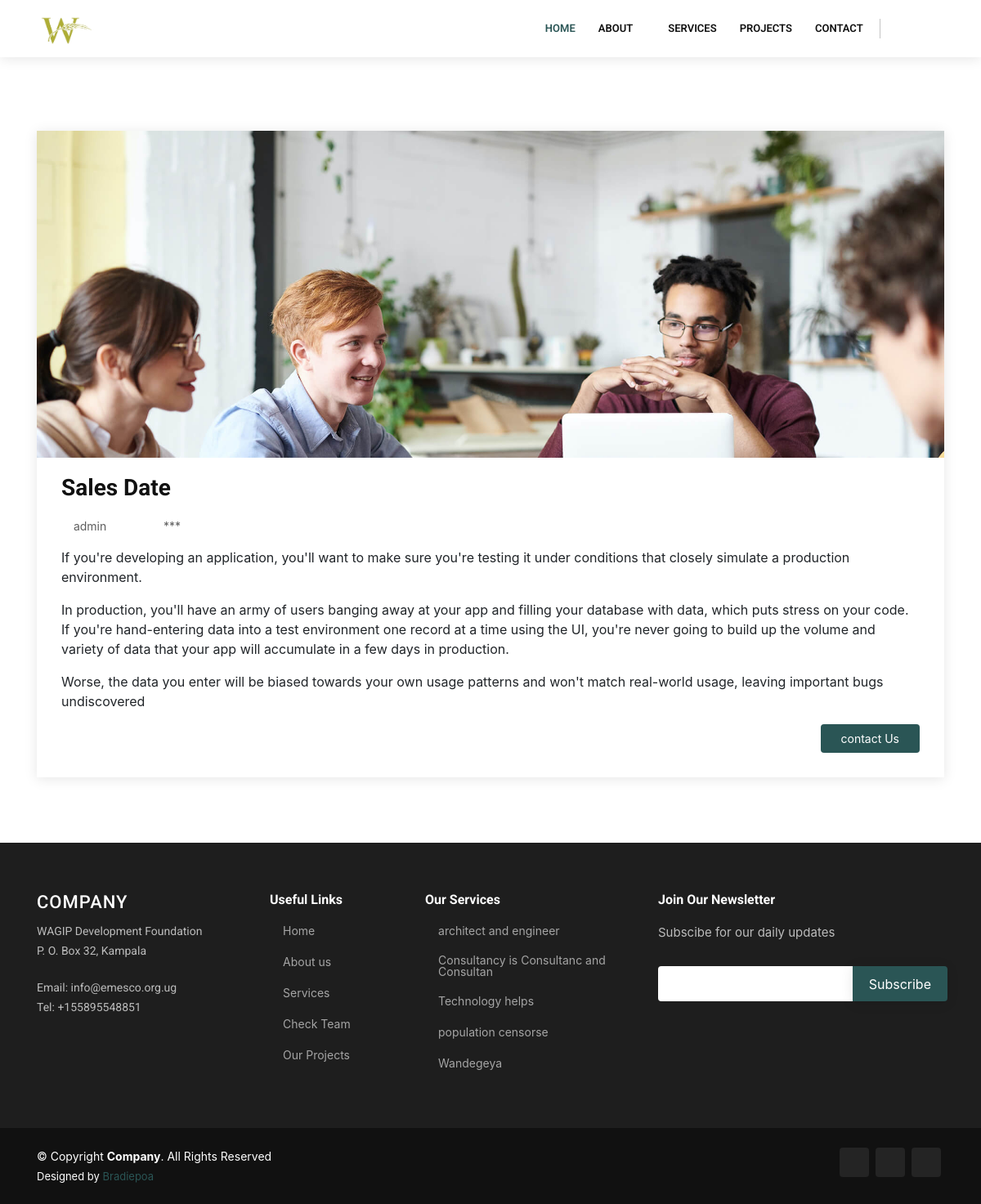
Page /event/923a2c59-761c-48bc-afa9-37d760870b6c/ on the earlier database version.
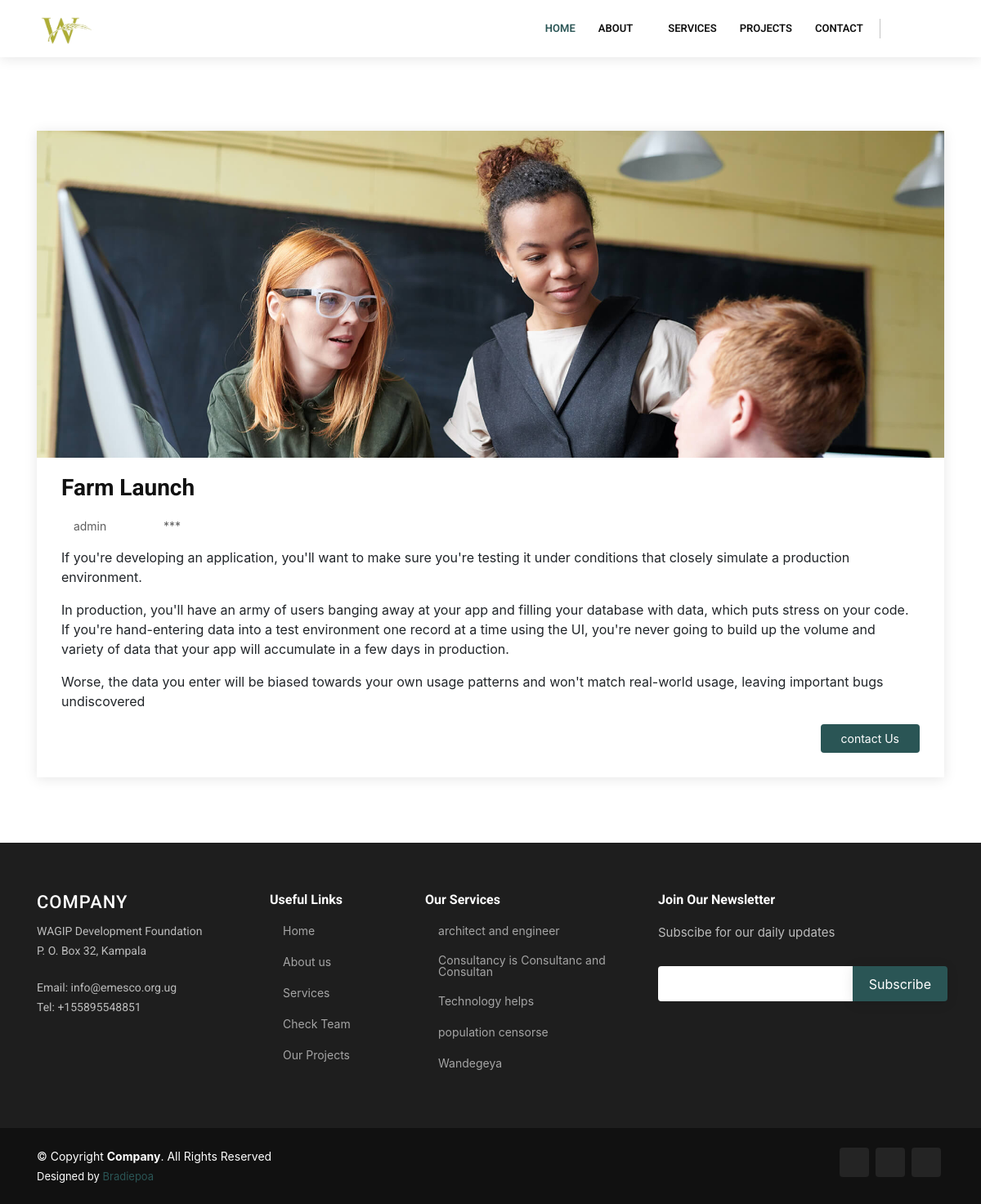
Same page on the later database version.
### mainweb/models.py (models this page shows, shortened)
class CurrentAndPreviousEvents(models.Model):
    id = models.UUIDField(primary_key=True, default=uuid.uuid4, editable=False)
    name        = models.CharField(max_length=200)
    description = RichTextField()
    image       = models.ImageField(upload_to ='events')
    date        =  models.DateField(auto_now_add=True, auto_now=False)
    is_published = models.BooleanField(default=True)
    last_update  =  models.DateField(auto_now_add=False, auto_now=True)
    event_date   =  models.DateTimeField(auto_now_add=False, auto_now=False)
    class Meta:
        verbose_name_plural = '21. Events'
    @property
    def imageURL(self):
        try:
            url = self.image.url
        except:
            url = ''
        return url

class Location(models.Model):
    Company_name = models.CharField(max_length=200,unique=True)
    P_o_box_no = models.CharField(max_length=200,unique=True)
    date_created = models.DateField(auto_now_add=True, auto_now=False)
    laste_update = models.DateField(auto_now_add=False, auto_now=True)
    class Meta:
        verbose_name_plural = '03. Location'

class Email(models.Model):
    email= models.EmailField(unique=True)
    describe_email = models.CharField(max_length=200)
    date_created = models.DateField(auto_now_add=True, auto_now=False)
    laste_update = models.DateField(auto_now_add=False, auto_now=True)
    class Meta:
        verbose_name_plural = '02. Emails'

class OfficePhone(models.Model):
    Phone_number= models.CharField(max_length=13, unique=True)
    describe_Phone_number = models.CharField(max_length=200)
    date_created = models.DateField(auto_now_add=True, auto_now=False)
    laste_update = models.DateField(auto_now_add=False, auto_now=True)
    class Meta:
        verbose_name_plural = '01. Office Phone'

class Service(models.Model):
    name = models.CharField(max_length=200,unique=True)
    category = models.ForeignKey(serviceCategory, on_delete=models.CASCADE,)
    image = models.ImageField(upload_to ='services')
    description = RichTextField()
    created_by = models.CharField(max_length=200)
    is_published = models.BooleanField(default=True)
    date = models.DateField(auto_now_add=False, auto_now=False)
    date_created = models.DateField(auto_now_add=True, auto_now=False)
    laste_update = models.DateField(auto_now_add=False, auto_now=True)
    class Meta:
        verbose_name_plural = '15. Services'

### mainweb/views.py (the view)
# urls.py: path('event/<str:pk>/', views.Event, name='event'),
def Event(request, pk):
	events = CurrentAndPreviousEvents.objects.get(id=pk)
	locate = Location.objects.all().order_by('-date_created')
	emailz = Email.objects.all().order_by('-date_created')
	phones = OfficePhone.objects.all().order_by('-date_created')
	querryset = Service.objects.order_by('-date').filter(is_published=True)
	context = {'querryset':querryset,'locate':locate,'emailz':emailz,'phones':phones,'events':events}
	return render(request, 'mainweb/event.html', context)

### mainweb/templates/mainweb/event.html
{% extends 'mainweb/main.html' %}
{% load static %}
{% block content %}
{% include 'mainweb/sliders.html' %}
<main id="main">
   <section id="blog" class="blog mt-p">
    <div class="container">
      <div class="row">
        <div class="col-lg-12 entries">
          <article class="entry" data-aos="fade-up">
            <div class="entry-img">
              <img width="100%" src="{{events.imageURL}}" alt="" class="img-fluid">
            </div>
            <h2 class="entry-title">
              <a href="">{{events.name|title}}</a>
            </h2>
            <div class="entry-meta">
              <ul>
                <li class="d-flex align-items-center"><i class="icofont-user"></i> <a href="">admin</a></li>
                <li class="d-flex align-items-center"><i class="icofont-wall-clock"></i> <a href=""><time datetime="2020-01-01">{{querryset.date}}</time></a></li>
                <li class="d-flex align-items-center"><i class="icofont-comment"></i> <a href="">***</a></li>
              </ul>
            </div>
            <div class="entry-content">
              <p class="text-justify">{{events.description|safe}}</p>
              <div class="read-more">
                <a href="{% url 'mainweb:contactus' %}">contact Us</a>
              </div>
            </div>
          </article>
        </div>
      </div>
    </div>
  </section>
</main>
{% endblock content %}

### mainweb/templates/mainweb/main.html (shortened to what this page needs)
{% load static %}
<!DOCTYPE html>
<html>
<head>
  <link href="{% static 'assets/vendor/bootstrap/css/bootstrap.min.css' %}" rel="stylesheet">
  <link href="{% static 'assets/vendor/icofont/icofont.min.css' %}" rel="stylesheet">
  <link href="{% static 'assets/vendor/boxicons/css/boxicons.min.css' %}" rel="stylesheet">
  <link href="{% static 'assets/vendor/animate.css/animate.min.css' %}" rel="stylesheet">
  <link href="{% static 'assets/vendor/venobox/venobox.css' %}" rel="stylesheet">
  <link href="{% static 'assets/vendor/owl.carousel/assets/owl.carousel.min.css' %}" rel="stylesheet">
  <link href="{% static 'assets/vendor/aos/aos.css' %}" rel="stylesheet">
  <link href="{% static 'assets/vendor/remixicon/remixicon.css' %}" rel="stylesheet">
  <link href="{% static 'assets/css/style.css' %}" rel="stylesheet">
</head>
<body style="background-color: rgb(55, 55, 56)4);" >
	{% include 'mainweb/navbar.html' %}
	{% block content %}
	{% endblock content %}
	{% include 'mainweb/footer.html' %}
</body>
</html>

### mainweb/templates/mainweb/navbar.html (shortened to what this page needs)
{% load static %}
  <header id="header" class="fixed-top">
    <div class="container d-flex align-items-center">
       <a href="/" class="logo mr-auto"><img src="{% static 'assets/img/logo.PNG' %}" alt="" class="img-fluid"></a>
      <nav class="nav-menu d-none d-lg-block">
        <ul>
          <li class="active"><a href="/">Home</a></li>
          <li class="drop-down"><a href="">About</a>
          </li>
          <li><a href="{% url 'mainweb:servicespage' %}">Services</a></li>
          <li><a href="{% url 'mainweb:projectspage' %}">PROJECTS</a></li>
          <li><a href="{% url 'mainweb:contactus' %}">Contact</a></li>
        </ul>
      </nav>
      <div class="header-social-links">
        <a href="#" class="twitter"><i class="icofont-twitter"></i></a>
        <a href="#" class="instagram"><i class="icofont-instagram"></i></a>
        <a href="#" class="linkedin"><i class="icofont-linkedin"></i></i></a>
      </div>
    </div>
  </header>

### mainweb/templates/mainweb/sliders.html (shortened to what this page needs)
<section>
  </section>

### mainweb/templates/mainweb/footer.html
  <footer id="footer">
    <div class="footer-top">
      <div class="container">
        <div class="row">
          <div class="col-lg-3 col-md-6 footer-contact">
            <h3>Company</h3>
          {% for location in locate|slice:":1" %}
            <p>{{ location.Company_name }}</p>
            <p>{{ location.P_o_box_no }} </p>
          {% endfor %}
          <br>
          {% for emails in emailz|slice:":1" %}
            <p>Email: {{emails.email}}</p>
          {% endfor %}
          {% for phone in phones|slice:":1" %}
           <p>Tel: {{phone.Phone_number}}</p>
          {% endfor %}
          </div>
          <div class="col-lg-2 col-md-6 footer-links">
            <h4>Useful Links</h4>
            <ul>
              <li><i class="bx bx-chevron-right"></i> <a href="/">Home</a></li>
              <li><i class="bx bx-chevron-right"></i> <a href="{% url 'mainweb:aboutpage' %}">About us</a></li>
              <li><i class="bx bx-chevron-right"></i> <a href="{% url 'mainweb:servicespage' %}">Services</a></li>
              <li><i class="bx bx-chevron-right"></i> <a href="{% url 'mainweb:teampage' %}">Check Team</a></li>
              <li><i class="bx bx-chevron-right"></i> <a href="#">Our Projects</a></li>
            </ul>
          </div>
          <div class="col-lg-3 col-md-6 footer-links">
            <h4>Our Services</h4>
            <ul>
              {% for serv in querryset|slice:"5" %}
              <li><i class="bx bx-chevron-right"></i> <a href="{% url 'mainweb:service' serv.id %}">{{serv.name}}</a></li>
              {% endfor %}
            </ul>
          </div>
          <div class="col-lg-4 col-md-6 footer-newsletter">
            <h4>Join Our Newsletter</h4>
            <p>Subscibe for our daily updates</p>
            <form action="" method="">
              <input type="email" name="email"><input type="submit" value="Subscribe">
            </form>
          </div>
        </div>
      </div>
    </div>
    <div class="container d-md-flex py-4">
      <div class="mr-md-auto text-center text-md-left">
        <div class="copyright">
          &copy; Copyright <strong><span>Company</span></strong>. All Rights Reserved
        </div>
        <div class="credits">
          Designed by <a href="">Bradiepoa</a>
        </div>
      </div>
      <div class="social-links text-center text-md-right pt-3 pt-md-0">
        <a href="#" class="twitter"><i class="bx bxl-twitter"></i></a>
        <a href="#" class="instagram"><i class="bx bxl-instagram"></i></a>
        <a href="#" class="linkedin"><i class="bx bxl-linkedin"></i></a>
      </div>
    </div>
  </footer>

Differences in the rows shown:
changed CurrentAndPreviousEvents: imageURL: a different picture; name "Sales Date" → "Farm Launch"
